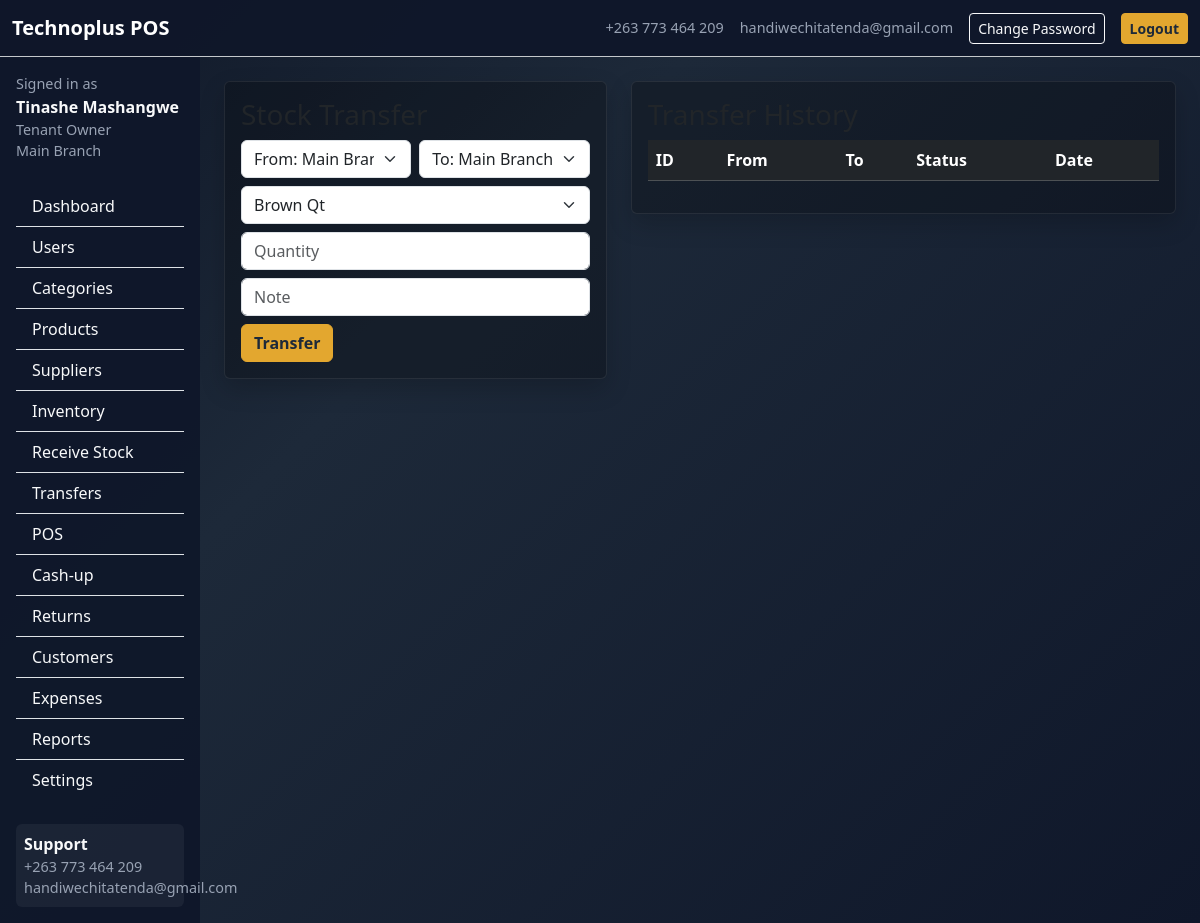
The app's page /transfers (signed in) with its own data.
### app/models.py (models this page shows, shortened)
class TimestampMixin:
    created_at = db.Column(db.DateTime, default=datetime.utcnow, nullable=False)
    updated_at = db.Column(db.DateTime, default=datetime.utcnow, onupdate=datetime.utcnow)

class User(db.Model, UserMixin, TimestampMixin):
    id = db.Column(db.Integer, primary_key=True)
    tenant_id = db.Column(db.Integer, db.ForeignKey("tenant.id"), nullable=True)
    branch_id = db.Column(db.Integer, db.ForeignKey("branch.id"), nullable=True)
    full_name = db.Column(db.String(120), nullable=False)
    username = db.Column(db.String(80), unique=True, nullable=False)
    email = db.Column(db.String(120), default="")
    phone = db.Column(db.String(30), default="")
    password_hash = db.Column(db.String(255), nullable=False)
    role = db.Column(db.String(30), nullable=False, default="cashier")
    status = db.Column(db.String(20), default="active")
    must_change_password = db.Column(db.Boolean, default=False)
    last_login = db.Column(db.DateTime)
    tenant = db.relationship("Tenant", backref="users")
    branch = db.relationship("Branch", backref="users")
    @property
    def is_super_admin(self):
        return self.role == "super_admin"
    def has_any_role(self, *roles):
        return self.role in roles

class Branch(db.Model, TimestampMixin):
    id = db.Column(db.Integer, primary_key=True)
    tenant_id = db.Column(db.Integer, db.ForeignKey("tenant.id"), nullable=False)
    name = db.Column(db.String(120), nullable=False)
    code = db.Column(db.String(30), default="")
    phone = db.Column(db.String(30), default="")
    email = db.Column(db.String(120), default="")
    address = db.Column(db.String(255), default="")
    status = db.Column(db.String(20), default="active")
    tenant = db.relationship("Tenant", backref="branches")

### app/routes.py (the view, shortened to what this page needs)
    @app.route("/transfers", methods=["GET", "POST"])
    @login_required
    def transfers():
        require_tenant_access(current_user.tenant_id)
        require_roles("tenant_owner", "branch_manager", "stock_clerk")
        branches = Branch.query.filter_by(tenant_id=current_user.tenant_id, status="active").all()
        products = Product.query.filter_by(tenant_id=current_user.tenant_id, status="active").all()
        transfer_rows = StockTransfer.query.filter_by(tenant_id=current_user.tenant_id).order_by(StockTransfer.created_at.desc()).all()
        return render_template("transfers.html", transfers=transfer_rows, branches=branches, products=products)

### app/__init__.py (called while the page is built)
def create_app():
    app = Flask(__name__, instance_relative_config=True)
    os.makedirs(app.instance_path, exist_ok=True)
    db_path = os.path.join(app.instance_path, "technoplus_pos.db")
    app.config.update(
        SECRET_KEY="change-this-secret-key",
        SQLALCHEMY_DATABASE_URI=f"sqlite:///{db_path}",
        SQLALCHEMY_TRACK_MODIFICATIONS=False,
    )
    db.init_app(app)
    login_manager.init_app(app)
    from .models import User
    @login_manager.user_loader
    def load_user(user_id):
        return User.query.get(int(user_id))
    from .routes import register_routes
    register_routes(app)
    with app.app_context():
        from . import models
        db.create_all()
        from .utils import seed_defaults
        seed_defaults()
    return app

### app/models.py (called while the page is built)
    def is_access_allowed(self):
        if self.status in {"paused", "frozen"}:
            return False
        if self.expiry_date and date.today() > (self.expiry_date + timedelta(days=self.grace_days)):
            self.status = "expired"
            db.session.commit()
            return False
        return True

### app/templates/transfers.html (shortened to what this page needs)
{% extends 'base.html' %}
{% block content %}
<div class="row g-4">
<div class="col-lg-5"><div class="card bg-black bg-opacity-25 card-soft"><div class="card-body">
<h3>Stock Transfer</h3>
<form method="post" class="row g-2">
<div class="col-md-6"><select name="from_branch_id" class="form-select">{% for b in branches %}<option value="{{ b.id }}">From: {{ b.name }}</option>{% endfor %}</select></div>
<div class="col-md-6"><select name="to_branch_id" class="form-select">{% for b in branches %}<option value="{{ b.id }}">To: {{ b.name }}</option>{% endfor %}</select></div>
<div class="col-12"><select name="product_id" class="form-select">{% for p in products %}<option value="{{ p.id }}">{{ p.name }}</option>{% endfor %}</select></div>
<div class="col-12"><input name="quantity" type="number" step="0.01" class="form-control" placeholder="Quantity"></div>
<div class="col-12"><input name="note" class="form-control" placeholder="Note"></div>
<div class="col-12"><button class="btn btn-brand">Transfer</button></div>
</form></div></div></div>
<div class="col-lg-7"><div class="card bg-black bg-opacity-25 card-soft"><div class="card-body"><h3>Transfer History</h3>
<table class="table table-dark table-striped"><thead><tr><th>ID</th><th>From</th><th>To</th><th>Status</th><th>Date</th></tr></thead></table></div></div></div></div>
{% endblock %}

### app/templates/base.html (shortened to what this page needs)
<!doctype html>
<html lang="en">
<head>
  <link href="https://cdn.jsdelivr.net/npm/bootstrap@5.3.3/dist/css/bootstrap.min.css" rel="stylesheet">
  <link href="{{ url_for('static', filename='theme.css') }}" rel="stylesheet">
</head>
<body class="text-light">
<nav class="navbar navbar-expand-lg navbar-dark border-bottom border-secondary-subtle" style="background:rgba(15,23,42,.95)">
  <div class="container-fluid">
    <a class="navbar-brand fw-bold" href="{{ url_for('landing') }}">Technoplus POS</a>
    <div class="ms-auto d-flex gap-3 align-items-center">
      <span class="small-muted">{{ support_phone }}</span>
      <span class="small-muted">{{ support_email }}</span>
      {% if current_user.is_authenticated %}
        <a class="btn btn-sm btn-outline-light" href="{{ url_for('change_password') }}">Change Password</a>
        <a class="btn btn-sm btn-brand" href="{{ url_for('logout') }}">Logout</a>
      {% else %}
        <a class="btn btn-sm btn-brand" href="{{ url_for('login') }}">Login</a>
      {% endif %}
    </div>
  </div>
</nav>
<div class="container-fluid">
  {% if current_user.is_authenticated and request.endpoint not in ['landing','login'] %}
  <div class="row">
    <aside class="col-lg-2 col-md-3 sidebar p-3">
      <div class="mb-4">
        <div class="small-muted">Signed in as</div>
        <div class="fw-bold">{{ current_user.full_name }}</div>
        <div class="small-muted text-capitalize">{{ current_user.role.replace('_',' ') }}</div>
        {% if current_user.branch %}<div class="small-muted">{{ current_user.branch.name }}</div>{% endif %}
      </div>
      {% if current_user.is_super_admin %}
        <div class="list-group list-group-flush">
          <a class="list-group-item list-group-item-action bg-transparent text-light" href="{{ url_for('admin_dashboard') }}">Dashboard</a>
          <a class="list-group-item list-group-item-action bg-transparent text-light" href="{{ url_for('tenants') }}">Tenants</a>
          <a class="list-group-item list-group-item-action bg-transparent text-light" href="{{ url_for('new_tenant') }}">Add Tenant</a>
          <a class="list-group-item list-group-item-action bg-transparent text-light" href="{{ url_for('audit_logs') }}">Audit Logs</a>
        </div>
      {% else %}
        <div class="list-group list-group-flush">
          <a class="list-group-item list-group-item-action bg-transparent text-light" href="{{ url_for('tenant_dashboard') }}">Dashboard</a>
          {% if current_user.role in ['tenant_owner','branch_manager'] %}<a class="list-group-item list-group-item-action bg-transparent text-light" href="{{ url_for('users') }}">Users</a>{% endif %}
          {% if current_user.role in ['tenant_owner','branch_manager','stock_clerk'] %}
          <a class="list-group-item list-group-item-action bg-transparent text-light" href="{{ url_for('categories') }}">Categories</a>
          <a class="list-group-item list-group-item-action bg-transparent text-light" href="{{ url_for('products') }}">Products</a>
          <a class="list-group-item list-group-item-action bg-transparent text-light" href="{{ url_for('suppliers') }}">Suppliers</a>
          <a class="list-group-item list-group-item-action bg-transparent text-light" href="{{ url_for('inventory') }}">Inventory</a>
          <a class="list-group-item list-group-item-action bg-transparent text-light" href="{{ url_for('receive_stock') }}">Receive Stock</a>
          <a class="list-group-item list-group-item-action bg-transparent text-light" href="{{ url_for('transfers') }}">Transfers</a>
          {% endif %}
          {% if current_user.role in ['tenant_owner','branch_manager','cashier'] %}
          <a class="list-group-item list-group-item-action bg-transparent text-light" href="{{ url_for('pos') }}">POS</a>
          <a class="list-group-item list-group-item-action bg-transparent text-light" href="{{ url_for('cashup') }}">Cash-up</a>
          {% endif %}
          {% if current_user.role in ['tenant_owner','branch_manager'] %}
          <a class="list-group-item list-group-item-action bg-transparent text-light" href="{{ url_for('returns') }}">Returns</a>
          {% endif %}
          {% if current_user.role in ['tenant_owner','branch_manager'] %}
          <a class="list-group-item list-group-item-action bg-transparent text-light" href="{{ url_for('customers') }}">Customers</a>
          <a class="list-group-item list-group-item-action bg-transparent text-light" href="{{ url_for('expenses') }}">Expenses</a>
          <a class="list-group-item list-group-item-action bg-transparent text-light" href="{{ url_for('reports') }}">Reports</a>
          <a class="list-group-item list-group-item-action bg-transparent text-light" href="{{ url_for('settings') }}">Settings</a>
          {% endif %}
        </div>
      {% endif %}
      <div class="mt-4 p-2 footer-strip rounded"><div class="fw-semibold">Support</div><div class="small-muted">{{ support_phone }}</div><div class="small-muted">{{ support_email }}</div></div>
    </aside>
    <main class="col-lg-10 col-md-9 p-4">
  {% else %}
    <main class="container py-4">
  {% endif %}
      {% block content %}{% endblock %}
  {% if current_user.is_authenticated and request.endpoint not in ['landing','login'] %}</main></div>{% else %}</main>{% endif %}
</div>
</body></html>

### app/static/theme.css (style rules this page uses)
body { background: linear-gradient(135deg, #101828 0%, #1d2939 35%, #0f172a 100%); min-height: 100vh; }
.card-soft { border: 1px solid rgba(255,255,255,.08); box-shadow: 0 10px 24px rgba(0,0,0,.18); }
.btn-brand { background: #e3a72f; border-color:#e3a72f; color:#1d2939; font-weight:600; }
.sidebar { min-height:100vh; background: rgba(15,23,42,.96); }
.table thead th { white-space: nowrap; }
.small-muted { color: #98a2b3; font-size: .9rem; }
.footer-strip { background: rgba(255,255,255,.05); }

### records on screen
User: full_name "Tinashe Mashangwe", role.replace "Tenant Owner"
Branch: branch.name "Main Branch"

### other values on screen
{{ support_phone }} "+263 773 464 209"
{{ support_email }} "handiwechitatenda@gmail.com"
form field product_id "Brown Qt"
